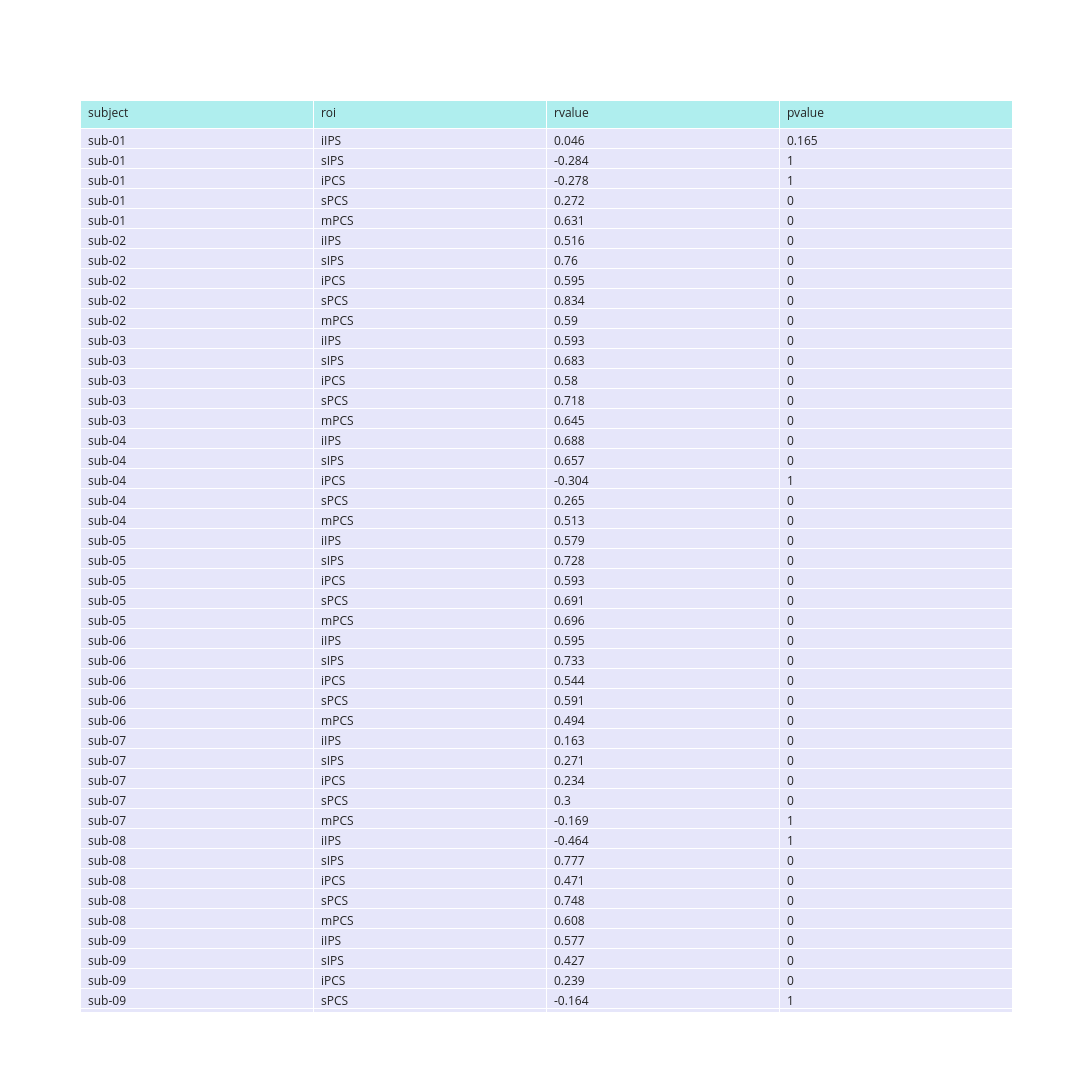

This figure's notebook cell:
### Code cell
fig = go.Figure()
fig.add_trace(go.Table(header=dict(values=list(df_stats_ecc_pcm.columns), 
                                   fill_color='paleturquoise', 
                                   align='left'), 
                       cells=dict(values=[df_stats_ecc_pcm[col].round(3) for col in df_stats_ecc_pcm.columns], 
                                  fill_color='lavender', 
                                  align='left')
                      ))

fig.update_layout(template='simple_white',
                  height=2500, 
                  width=1200)
# fig.write_image("/Users/uriel/Downloads/ecc_pcm_stats2.pdf".format(subject))
# fig.show()

### Figure 1 — Plotly figure (JSON) as saved in the notebook; plotly's stock layout.template omitted (floating-point values rounded to 4 significant figures; data arrays with more than 128 entries replaced by an {"elided": "..."} marker saying what was removed)
{"data": [{"cells": {"align": "left", "fill": {"color": "lavender"}, "values": {"elided": "4x100 mixed values"}}, "header": {"align": "left", "fill": {"color": "paleturquoise"}, "values": ["subject", "roi", "rvalue", "pvalue"]}, "type": "table"}], "layout": {"height": 2500, "width": 1200}}
